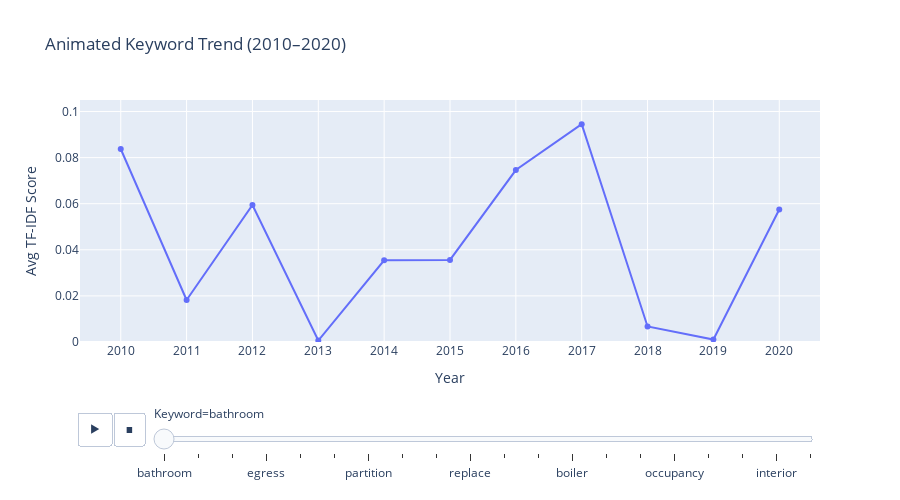

Notebook cell for this chart:
### Code cell
# Re-importing necessary packages after kernel reset
import pandas as pd
import numpy as np
import plotly.express as px

# Sample Year-wise TF-IDF pivot structure to use with keyword list
years = list(range(2010, 2021))
keywords = [
    'bathroom', 'kitchen', 'plumbing', 'egress', 'stairs', 'window',
    'partition', 'renovation', 'apartment', 'replace', 'remove',
    'combine', 'boiler', 'heating', 'mechanical', 'occupancy',
    'sprinkler', 'floor', 'interior', 'fixture'
]

# Creating dummy TF-IDF scores for simulation
data = {word: np.random.rand(len(years)) * 0.1 for word in keywords}
data['Year'] = years
tfidf_pivot = pd.DataFrame(data).set_index('Year')

# Melting the data for animation
melted = tfidf_pivot.reset_index().melt(id_vars='Year', var_name='Keyword', value_name='Score')

# Create animated line chart
fig = px.line(
    melted,
    x='Year',
    y='Score',
    color='Keyword',
    animation_frame='Keyword',
    title='Animated Keyword Trend (2010–2020)',
    markers=True
)

# Adjust animation speed
fig.layout.updatemenus[0].buttons[0].args[1]['frame']['duration'] = 1200  # slower frame switch
fig.layout.updatemenus[0].buttons[0].args[1]['transition']['duration'] = 500  # slower transition

# Remove sidebar legend
fig.update_layout(
    xaxis=dict(dtick=1),
    yaxis=dict(title='Avg TF-IDF Score', range=[0, 0.105]),
    height=500,
    showlegend=False
)

fig.show()

### Figure 1 — Plotly figure (JSON) as saved in the notebook; plotly's stock layout.template omitted (floating-point values rounded to 4 significant figures)
{"data": [{"hovertemplate": "Keyword=bathroom<br>Year=%{x}<br>Score=%{y}<extra></extra>", "legendgroup": "bathroom", "line": {"color": "#636efa", "dash": "solid"}, "marker": {"symbol": "circle"}, "mode": "lines+markers", "name": "bathroom", "orientation": "v", "showlegend": true, "type": "scatter", "x": [2010, 2011, 2012, 2013, 2014, 2015, 2016, 2017, 2018, 2019, 2020], "xaxis": "x", "y": [0.08374, 0.01823, 0.05943, 0.0006455, 0.03542, 0.0356, 0.07461, 0.09452, 0.00674, 0.001075, 0.05751], "yaxis": "y"}], "layout": {"height": 500, "legend": {"title": {"text": "Keyword"}, "tracegroupgap": 0}, "showlegend": false, "sliders": [{"active": 0, "currentvalue": {"prefix": "Keyword="}, "len": 0.9, "pad": {"b": 10, "t": 60}, "steps": [{"args": [["bathroom"], {"frame": {"duration": 0, "redraw": false}, "fromcurrent": true, "mode": "immediate", "transition": {"duration": 0, "easing": "linear"}}], "label": "bathroom", "method": "animate"}, {"args": [["kitchen"], {"frame": {"duration": 0, "redraw": false}, "fromcurrent": true, "mode": "immediate", "transition": {"duration": 0, "easing": "linear"}}], "label": "kitchen", "method": "animate"}, {"args": [["plumbing"], {"frame": {"duration": 0, "redraw": false}, "fromcurrent": true, "mode": "immediate", "transition": {"duration": 0, "easing": "linear"}}], "label": "plumbing", "method": "animate"}, {"args": [["egress"], {"frame": {"duration": 0, "redraw": false}, "fromcurrent": true, "mode": "immediate", "transition": {"duration": 0, "easing": "linear"}}], "label": "egress", "method": "animate"}, {"args": [["stairs"], {"frame": {"duration": 0, "redraw": false}, "fromcurrent": true, "mode": "immediate", "transition": {"duration": 0, "easing": "linear"}}], "label": "stairs", "method": "animate"}, {"args": [["window"], {"frame": {"duration": 0, "redraw": false}, "fromcurrent": true, "mode": "immediate", "transition": {"duration": 0, "easing": "linear"}}], "label": "window", "method": "animate"}, {"args": [["partition"], {"frame": {"duration": 0, "redraw": false}, "fromcurrent": true, "mode": "immediate", "transition": {"duration": 0, "easing": "linear"}}], "label": "partition", "method": "animate"}, {"args": [["renovation"], {"frame": {"duration": 0, "redraw": false}, "fromcurrent": true, "mode": "immediate", "transition": {"duration": 0, "easing": "linear"}}], "label": "renovation", "method": "animate"}, {"args": [["apartment"], {"frame": {"duration": 0, "redraw": false}, "fromcurrent": true, "mode": "immediate", "transition": {"duration": 0, "easing": "linear"}}], "label": "apartment", "method": "animate"}, {"args": [["replace"], {"frame": {"duration": 0, "redraw": false}, "fromcurrent": true, "mode": "immediate", "transition": {"duration": 0, "easing": "linear"}}], "label": "replace", "method": "animate"}, {"args": [["remove"], {"frame": {"duration": 0, "redraw": false}, "fromcurrent": true, "mode": "immediate", "transition": {"duration": 0, "easing": "linear"}}], "label": "remove", "method": "animate"}, {"args": [["combine"], {"frame": {"duration": 0, "redraw": false}, "fromcurrent": true, "mode": "immediate", "transition": {"duration": 0, "easing": "linear"}}], "label": "combine", "method": "animate"}, {"args": [["boiler"], {"frame": {"duration": 0, "redraw": false}, "fromcurrent": true, "mode": "immediate", "transition": {"duration": 0, "easing": "linear"}}], "label": "boiler", "method": "animate"}, {"args": [["heating"], {"frame": {"duration": 0, "redraw": false}, "fromcurrent": true, "mode": "immediate", "transition": {"duration": 0, "easing": "linear"}}], "label": "heating", "method": "animate"}, {"args": [["mechanical"], {"frame": {"duration": 0, "redraw": false}, "fromcurrent": true, "mode": "immediate", "transition": {"duration": 0, "easing": "linear"}}], "label": "mechanical", "method": "animate"}, {"args": [["occupancy"], {"frame": {"duration": 0, "redraw": false}, "fromcurrent": true, "mode": "immediate", "transition": {"duration": 0, "easing": "linear"}}], "label": "occupancy", "method": "animate"}, {"args": [["sprinkler"], {"frame": {"duration": 0, "redraw": false}, "fromcurrent": true, "mode": "immediate", "transition": {"duration": 0, "easing": "linear"}}], "label": "sprinkler", "method": "animate"}, {"args": [["floor"], {"frame": {"duration": 0, "redraw": false}, "fromcurrent": true, "mode": "immediate", "transition": {"duration": 0, "easing": "linear"}}], "label": "floor", "method": "animate"}, {"args": [["interior"], {"frame": {"duration": 0, "redraw": false}, "fromcurrent": true, "mode": "immediate", "transition": {"duration": 0, "easing": "linear"}}], "label": "interior", "method": "animate"}, {"args": [["fixture"], {"frame": {"duration": 0, "redraw": false}, "fromcurrent": true, "mode": "immediate", "transition": {"duration": 0, "easing": "linear"}}], "label": "fixture", "method": "animate"}], "x": 0.1, "xanchor": "left", "y": 0, "yanchor": "top"}], "title": {"text": "Animated Keyword Trend (2010–2020)"}, "updatemenus": [{"buttons": [{"args": [null, {"frame": {"duration": 1200, "redraw": false}, "fromcurrent": true, "mode": "immediate", "transition": {"duration": 500, "easing": "linear"}}], "label": "&#9654;", "method": "animate"}, {"args": [[null], {"frame": {"duration": 0, "redraw": false}, "fromcurrent": true, "mode": "immediate", "transition": {"duration": 0, "easing": "linear"}}], "label": "&#9724;", "method": "animate"}], "direction": "left", "pad": {"r": 10, "t": 70}, "showactive": false, "type": "buttons", "x": 0.1, "xanchor": "right", "y": 0, "yanchor": "top"}], "xaxis": {"anchor": "y", "domain": [0, 1], "dtick": 1, "title": {"text": "Year"}}, "yaxis": {"anchor": "x", "domain": [0, 1], "range": [0, 0.105], "title": {"text": "Avg TF-IDF Score"}}}}
